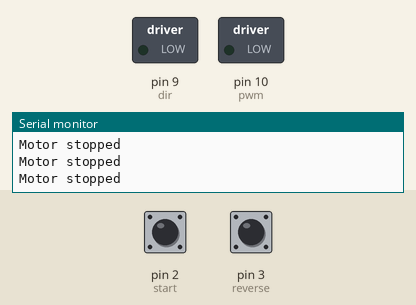
The sketch below on a simulated Arduino Uno, built with avr-gcc and run on an emulated ATmega328P. On the bench: switched loads named in the sketch (green lamp = pin HIGH), the last lines printed to the serial monitor. Dashed ring = blinking. The test bench sets the inputs (shaded band); at power-on: pin 2 (start) HIGH, pin 3 (reverse) HIGH.

Above: at 1.2 s.
1.3 s: pin 2 (start) pulled LOW for 0.15 s
At 2.4 s:
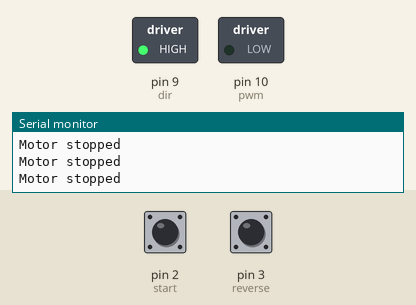
2.9 s: pin 3 (reverse) pulled LOW for 0.15 s
At 3.0 s:
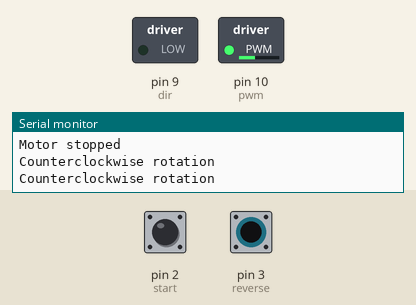
4.5 s: pin 2 (start) pulled LOW for 1 s
At 5.1 s:
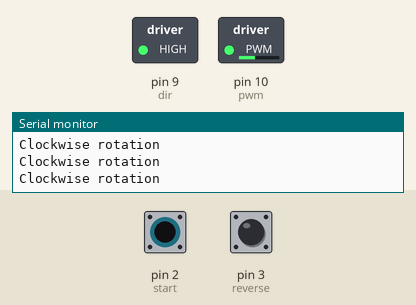
8.5 s: pin 3 (reverse) pulled LOW for 1 s
At 10.6 s:
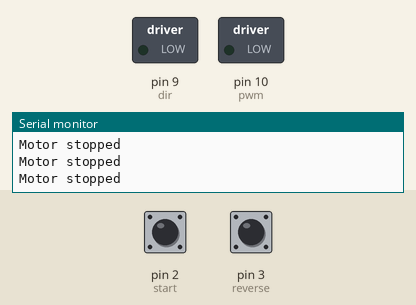
12.5 s: pin 3 (reverse) pulsed LOW 5 times (0.12 s each, 0.3 s apart)
At 12.87 s:
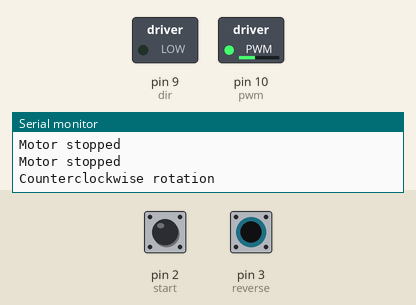
17.0 s: pin 2 (start) driven LOW and pin 3 (reverse) driven LOW
At 18.3 s:
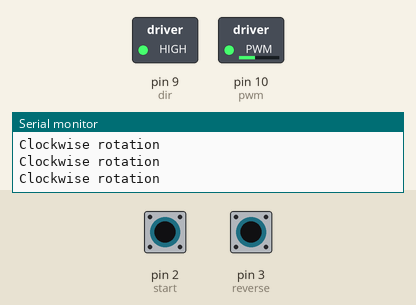
Timing chart, 0 to 20.0 s (numbered marks = the images above; inputs shaded):
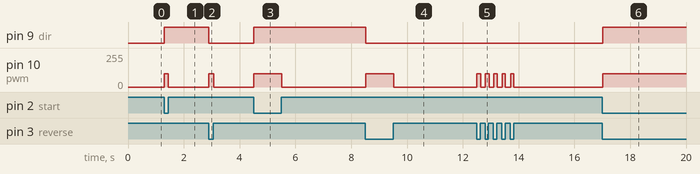

The sketch:

thesis_test_random.ino
```cpp
const int pwm = 10;     // PWM pin for motor speed control
const int dir = 9;      // Direction control pin
const int start = 2;    // Start button pin
const int reverse = 3;  // Reverse button pin

int startState = HIGH;
int reverseState = HIGH;

void setup() {
    Serial.begin(9600);
    pinMode(start, INPUT_PULLUP);    // Use INPUT_PULLUP to avoid needing external pull-up resistors
    pinMode(reverse, INPUT_PULLUP);
    pinMode(pwm, OUTPUT);
    pinMode(dir, OUTPUT);
}

void loop() {
    startState = digitalRead(start);
    reverseState = digitalRead(reverse);

    if (startState == LOW) { // Start button pressed
        digitalWrite(dir, HIGH);  // Set direction to clockwise
        analogWrite(pwm, 100);    // Set speed to max (0-255 range)
        Serial.println("Clockwise rotation");
    }
    else if (reverseState == LOW) { // Reverse button pressed
        digitalWrite(dir, LOW);   // Set direction to counterclockwise
        analogWrite(pwm, 100);    // Set speed to max
        Serial.println("Counterclockwise rotation");

    }
    else { // Neither button pressed
        analogWrite(pwm, 0);      // Stop motor
        Serial.println("Motor stopped");
    }
}
```

Measured:
- after the input at 1.3 s, pin 9 (dir): LOW → HIGH at once; pin 10 (pwm): 0/255 → 100/255 at once, → 0/255 0.15 s later
- after the input at 2.9 s, pin 9 (dir): HIGH → LOW at once; pin 10 (pwm): 0/255 → 100/255 at once, → 0/255 0.17 s later
- after the input at 4.5 s, pin 9 (dir): LOW → HIGH at once; pin 10 (pwm): 0/255 → 100/255 at once, → 0/255 1.0 s later
- after the input at 8.5 s, pin 9 (dir): HIGH → LOW at once; pin 10 (pwm): 0/255 → 100/255 at once, → 0/255 1.0 s later
- after the input at 12.5 s, pin 10 (pwm): alternates 100/255 for 0.11 s and 0/255 for 0.18 s, 10 changes in all, then stays 0/255, starting at once
- after the input at 17.0 s, pin 9 (dir): LOW → HIGH at once; pin 10 (pwm): 0/255 → 100/255 at once
